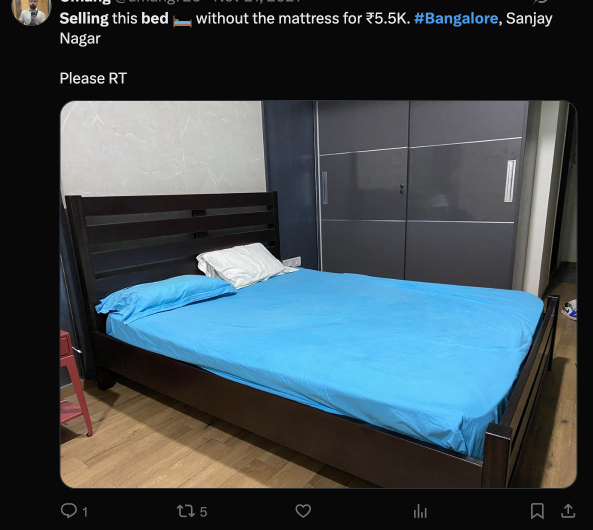
#> input picture test_image.png, 1186 x 1060 px (shown at 1/2 size)
$ python -i marketplace_flyer.py   (imports and definitions only)   (older library calls are emulated)
#> lines starting #> are read from the running program, lines starting #| are printed output that depends on the picture
#> further down, picture is the input picture: PIL image 1186x1060 RGBA; mean R, G, B, A 62.8, 75.3, 81.4, 255
import os
from PIL import Image, ImageDraw, ImageFont
import io
import base64
from datetime import datetime

# Define constants for flyer design
TEAL_COLOR = (0, 128, 128)
WHITE_COLOR = (255, 255, 255)
CREAM_COLOR = (252, 252, 245)
GRAY_COLOR = (100, 100, 100)
BLACK_COLOR = (0, 0, 0)
LIGHT_GRAY = (240, 240, 240)

# Get the directory of the current script
CURRENT_DIR = os.path.dirname(os.path.abspath(__file__))

# Try to load fonts - fallback to default if custom fonts aren't available
try:
    # Attempt to load custom fonts if available
    TITLE_FONT = ImageFont.truetype(os.path.join(CURRENT_DIR, "fonts", "Montserrat-Bold.ttf"), 48)
    SUBTITLE_FONT = ImageFont.truetype(os.path.join(CURRENT_DIR, "fonts", "Montserrat-SemiBold.ttf"), 24)
    BODY_FONT = ImageFont.truetype(os.path.join(CURRENT_DIR, "fonts", "Montserrat-Regular.ttf"), 22)
    PRICE_FONT = ImageFont.truetype(os.path.join(CURRENT_DIR, "fonts", "Montserrat-Bold.ttf"), 30)
    FOOTER_FONT = ImageFont.truetype(os.path.join(CURRENT_DIR, "fonts", "Montserrat-Regular.ttf"), 16)
except Exception:
    # Fallback to default font
    TITLE_FONT = ImageFont.load_default()
    SUBTITLE_FONT = ImageFont.load_default()
    BODY_FONT = ImageFont.load_default()
    PRICE_FONT = ImageFont.load_default()
    FOOTER_FONT = ImageFont.load_default()

def create_marketplace_flyer(image, title=None, features=None, price=None, location=None, contact_info=None, style="modern", custom_prompt=None):
    """
    Create a marketplace flyer image with the provided information

    Args:
        image: PIL Image object of the item
        title: Title text for the item (optional if custom_prompt is provided)
        features: List of feature bullet points (optional if custom_prompt is provided)
        price: Price in INR (without Rs. symbol) (optional if custom_prompt is provided)
        location: Location information (optional)
        contact_info: Contact information (optional)
        style: Style of the flyer (modern, minimal, colorful)
        custom_prompt: Custom prompt for flyer generation (optional)

    Returns:
        PIL Image object of the generated flyer
    """
#> called with style = 'modern'
    # Create a new image with cream background
    flyer_width = 800
    flyer_height = 1200
    flyer = Image.new('RGB', (flyer_width, flyer_height), CREAM_COLOR)
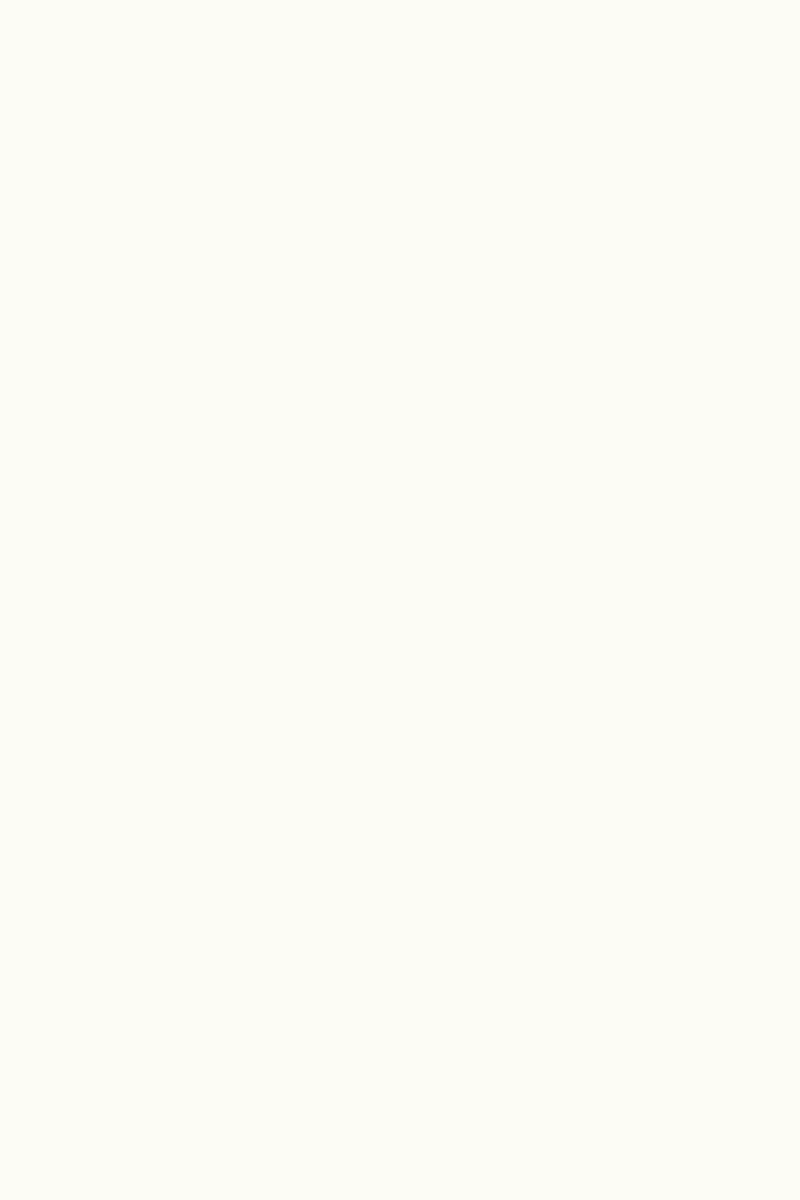
#> flyer: PIL image 800x1200 RGB; mean R, G, B 252, 252, 245
    draw = ImageDraw.Draw(flyer)

    # Draw title at the top
    if title is None:
        # Extract title from custom_prompt if available
        if custom_prompt and "Create a marketplace listing for:" in custom_prompt:
            title = custom_prompt.split("Create a marketplace listing for:")[1].split("\n")[0].strip()
        else:
            title = "ITEM FOR SALE"

    title = title.upper()
    try:
        w, h = draw.textsize(title, font=TITLE_FONT)
#> w = 366; h = 46
    except:
        # For newer PIL versions
        w, h = TITLE_FONT.getbbox(title)[2:4]

    draw.text(
        ((flyer_width - w) // 2, 40),
        title,
        fill=TEAL_COLOR,
        font=TITLE_FONT
    )

    # Resize and center the main image
    target_height = 400
    img_width, img_height = image.size
#> img_width = 1186; img_height = 1060
    new_width = int(img_width * (target_height / img_height))
#> new_width = 447

    if new_width > flyer_width - 80:
        new_width = flyer_width - 80
        target_height = int(img_height * (new_width / img_width))

    resized_img = image.resize((new_width, target_height), Image.LANCZOS)
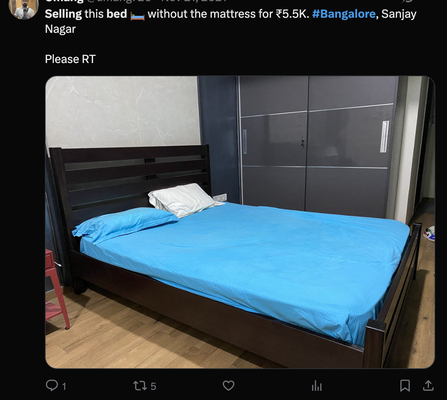
#> resized_img: PIL image 447x400 RGBA; mean R, G, B, A 62.9, 75.3, 81.4, 255

    # Calculate position to center the image
    img_pos_x = (flyer_width - new_width) // 2
#> img_pos_x = 176
    img_pos_y = 120

    # Create a border around the image
    draw.rectangle(
        [(img_pos_x-5, img_pos_y-5),
         (img_pos_x+new_width+5, img_pos_y+target_height+5)],
        outline=TEAL_COLOR,
        width=3
    )

    # Paste the image
    flyer.paste(resized_img, (img_pos_x, img_pos_y))
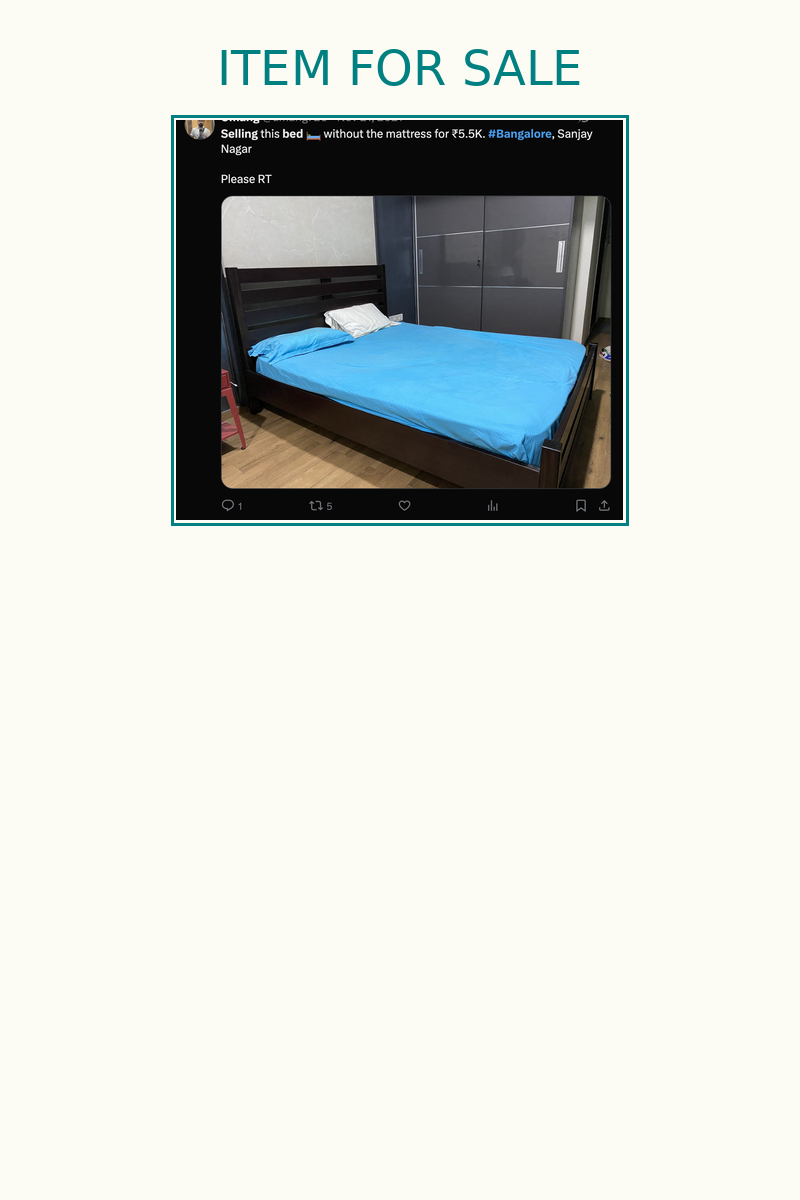
#> flyer: PIL image 800x1200 RGB; mean R, G, B 214.4, 217.9, 213.4

    # Draw bullet points for features
    bullet_y = img_pos_y + target_height + 60

    # Extract features from custom_prompt if available and features is None
    if features is None:
        if custom_prompt and "Features:" in custom_prompt:
            # Try to extract features from custom_prompt
            try:
                features_text = custom_prompt.split("Features:")[1].split("Price:")[0].strip()
                features = [f.strip().lstrip('-').strip() for f in features_text.split('\n') if f.strip()]
            except:
                features = ["Quality item in good condition"]
        else:
            features = ["Quality item in good condition"]

    # Ensure features is a list
    if not isinstance(features, list):
        features = [str(features)]

    for feature in features:
        # Use a simple dash instead of bullet point to avoid encoding issues
        feature_text = f"- {feature}"
        draw.text(
            (40, bullet_y),
            feature_text,
            fill=BLACK_COLOR,
            font=BODY_FONT
        )
        bullet_y += 40
#> after the loop, bullet_y = 620

    # Draw price
    price_y = bullet_y + 40
#> price_y = 660

    # Extract price from custom_prompt if available and price is None
    if price is None:
        if custom_prompt and "Price:" in custom_prompt:
            # Try to extract price from custom_prompt
            try:
                price_text = custom_prompt.split("Price:")[1].split("\n")[0].strip()
                # Extract just the digits
                price = ''.join(c for c in price_text if c.isdigit())
                if not price:
                    price = "1000"  # Default price
            except:
                price = "1000"  # Default price
        else:
            price = "1000"  # Default price

    price_text = f"Price: Rs. {price}"
    draw.text(
        (40, price_y),
        price_text,
        fill=TEAL_COLOR,
        font=PRICE_FONT
    )

    # Draw location if provided
    # Extract location from custom_prompt if available and location is None
    if location is None and custom_prompt and "Location:" in custom_prompt:
        # Try to extract location from custom_prompt
        try:
            location_text = custom_prompt.split("Location:")[1].split("\n")[0].strip()
            if location_text:
                location = location_text
        except:
            pass

    if location:
        location_y = price_y + 60
        location_text = f"Location: {location}"
        draw.text(
            (40, location_y),
            location_text,
            fill=BLACK_COLOR,
            font=BODY_FONT
        )

    # Draw contact info or call to action
    cta_y = flyer_height - 150
    if contact_info:
        cta_text = contact_info
    else:
        cta_text = "DM for details"

    # Draw the CTA text
    draw.text(
        (40, cta_y),
        cta_text,
        fill=BLACK_COLOR,
        font=SUBTITLE_FONT
    )

    # Draw WhatsApp icon
    whatsapp_icon_size = 40
    icon_x = flyer_width - 80
    icon_y = cta_y - 5

    # Draw a circle for WhatsApp icon
    draw.ellipse(
        [(icon_x, icon_y),
         (icon_x + whatsapp_icon_size, icon_y + whatsapp_icon_size)],
        fill=(37, 211, 102)  # WhatsApp green
    )

    # Draw footer
    footer_y = flyer_height - 40
    footer_text = f"Created with Snap & Sell - {datetime.now().strftime('%d %b %Y')}"

    try:
        w, h = draw.textsize(footer_text, font=FOOTER_FONT)
#> w = 318; h = 18
    except:
        # For newer PIL versions
        w, h = FOOTER_FONT.getbbox(footer_text)[2:4]

    draw.text(
        ((flyer_width - w) // 2, footer_y),
        footer_text,
        fill=GRAY_COLOR,
        font=FOOTER_FONT
    )

    return flyer

def format_price(price):
    """Format price with commas for thousands (Indian format)"""
    price = str(price).replace(',', '').replace('Rs.', '').replace('₹', '')
    try:
        price = int(float(price))

        # Indian number format (lakhs and crores)
        s = str(price)
        if len(s) <= 3:
            return s
        elif len(s) <= 5:
            return s[:-3] + ',' + s[-3:]
        else:
            return s[:-5] + ',' + s[-5:-3] + ',' + s[-3:]
    except:
        return price

>>> from PIL import Image
>>> picture = Image.open('test_image.png')
>>> result = create_marketplace_flyer(picture)
